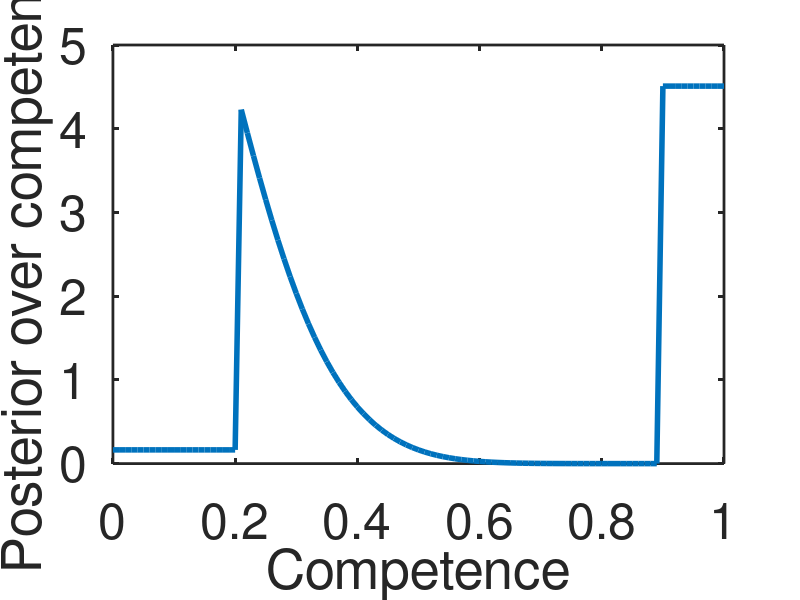

This chart was generated by the following MATLAB code:
%% Task 2 solution
% Adam Morris ? Computational Social Cognition Bootcamp, July 2017

%% Part A
% Compute numerator
getJoint = @(prior, gameResults, competence) ...
    prior * binopdf(sum(gameResults), length(gameResults), competence);

%% Part B
% Do Riemann approximation to denominator, get posterior
stepSize = .01;
steps = 0 : stepSize : 1;
getPosterior = @(prior, gameResults, competence) ...
    getJoint(prior, gameResults, competence) / ...
    sum(getJoint(prior, gameResults, steps) * stepSize);

competenceRange = 0: .01 : 1;
plot(competenceRange, getPosterior(1, [0 0 0 0 0 0 1], competenceRange), 'LineWidth', 4);
xlabel('Competence');
ylabel('Posterior over competence');
set(gca, 'LineWidth', 2);
set(gca, 'FontSize', 36);

%% Part C
% Implement pool sharks
sharkCutoff = .9;
getProbWinFromCompetence = @(competence) competence .* (competence < sharkCutoff) + .2 * (competence >= sharkCutoff);
% Plot new relationship between competence and win probability
plot(competenceRange, getProbWinFromCompetence(competenceRange), 'LineWidth', 4);
xlabel('Skill');
ylabel('Probability of winning');
set(gca, 'LineWidth', 2);
set(gca, 'FontSize', 36);

% Redo posterior
getJoint = @(prior, gameResults, competence) ...
    prior * binopdf(sum(gameResults), length(gameResults), getProbWinFromCompetence(competence));
getPosterior = @(prior, gameResults, competence) ...
    getJoint(prior, gameResults, competence) / ...
    sum(getJoint(prior, gameResults, steps) * stepSize);

% Plot posterior
plot(competenceRange, getPosterior(1, [0 0 0 0 0 0 0 0 0 1], competenceRange), 'LineWidth', 4);
xlabel('Competence');
ylabel('Posterior over competence');
set(gca, 'LineWidth', 2);
set(gca, 'FontSize', 36);

%% Part D
% Implement beginner's luck
luckCutoff = .2;
getProbWinFromCompetence = @(competence) ...
    competence .* (competence < sharkCutoff & competence > luckCutoff) + .2 * (competence >= sharkCutoff) + ...
    .5 * (competence <= luckCutoff);
plot(competenceRange, getProbWinFromCompetence(competenceRange));

getJoint = @(prior, gameResults, competence) ...
    prior * binopdf(sum(gameResults), length(gameResults), getProbWinFromCompetence(competence));
getPosterior = @(prior, gameResults, competence) ...
    getJoint(prior, gameResults, competence) / ...
    sum(getJoint(prior, gameResults, steps) * stepSize);

plot(competenceRange, getPosterior(1, [0 0 0 0 0 0 0 0 0 1], competenceRange), 'LineWidth', 4);
xlabel('Competence');
ylabel('Posterior over competence');
set(gca, 'LineWidth', 2);
set(gca, 'FontSize', 36);